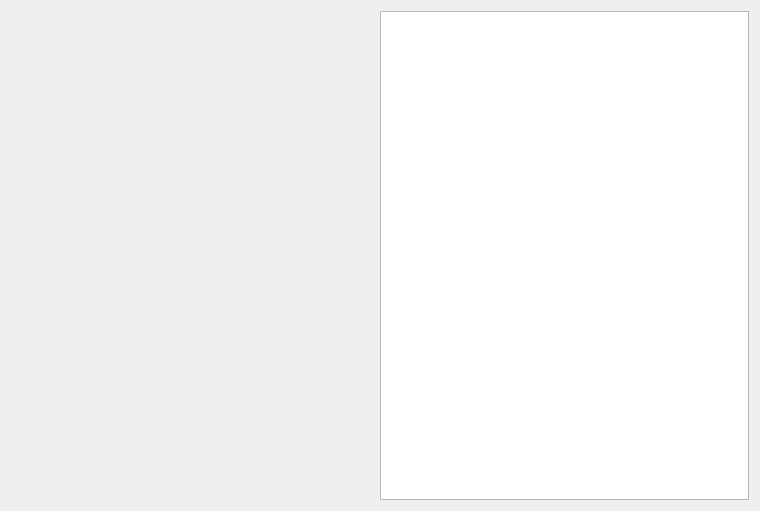
<?xml version="1.0" encoding="UTF-8"?>
<ui version="4.0">
 <class>MapWidget</class>
 <widget class="QWidget" name="MapWidget">
  <property name="geometry">
   <rect>
    <x>0</x>
    <y>0</y>
    <width>760</width>
    <height>511</height>
   </rect>
  </property>
  <property name="windowTitle">
   <string>Map</string>
  </property>
  <layout class="QHBoxLayout" name="horizontalLayout">
   <item>
    <spacer name="horizontalSpacer">
     <property name="orientation">
      <enum>Qt::Horizontal</enum>
     </property>
     <property name="sizeHint" stdset="0">
      <size>
       <width>40</width>
       <height>20</height>
      </size>
     </property>
    </spacer>
   </item>
   <item>
    <widget class="CustomGraphicsView" name="graphics_view"/>
   </item>
  </layout>
 </widget>
 <customwidgets>
  <customwidget>
   <class>CustomGraphicsView</class>
   <extends>QGraphicsView</extends>
   <header>src/gui/widgets/CustomGraphicsView</header>
  </customwidget>
 </customwidgets>
 <resources/>
 <connections/>
</ui>
